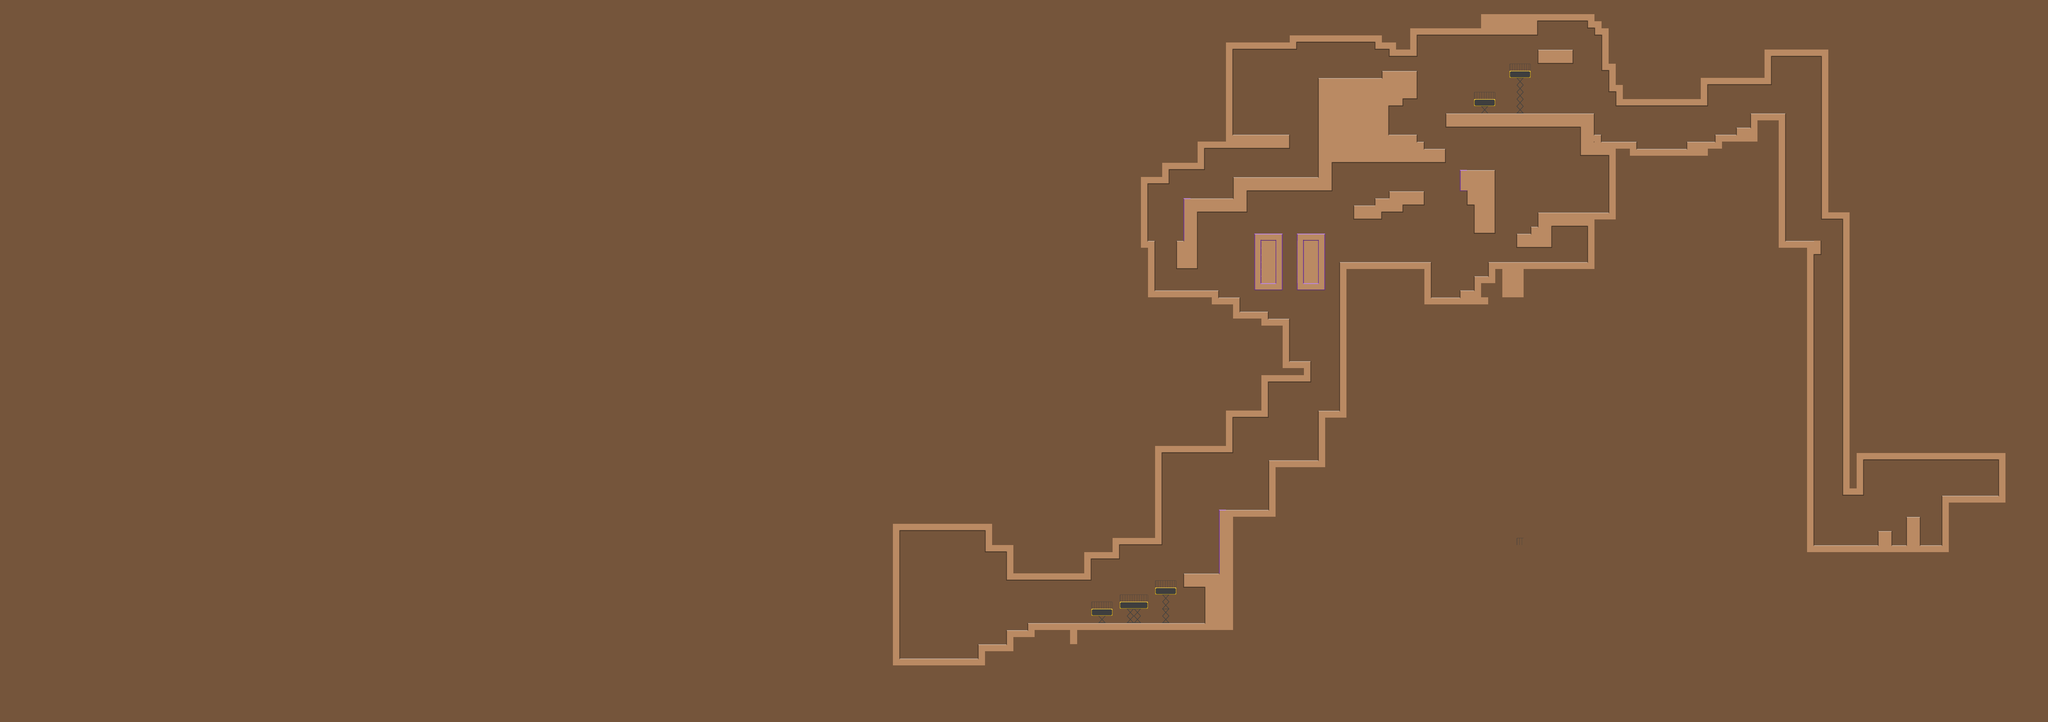

Rendered tile map (Tiled .tmx) drawn with the repository's tilesets; below, a short description and the map source with its tile grids summarised:
An orthogonal 289x102 tile map with 32x32 px tiles, 4 tile layers (fond, deco, sol, grimpette) and 3096 objects.

<map version="1.9" tiledversion="1.9.2" orientation="orthogonal" renderorder="right-down" width="289" height="102" tilewidth="32" tileheight="32" infinite="0" nextlayerid="13" nextobjectid="5616">
 <editorsettings>
  <export target="assets/Studio.json" format="json" />
 </editorsettings>
 <tileset firstgid="1" source="assets/Placedoki.tsx" />
 <layer id="6" name="fond" width="289" height="102">
  <data>[29478 cells, 29478 non-empty, 1 distinct tile ids]</data>
 </layer>
 <layer id="5" name="deco" width="289" height="102">
  <data>[29478 cells, 36 non-empty, 6 distinct tile ids]</data>
 </layer>
 <layer id="1" name="sol" width="289" height="102">
  <data>[29478 cells, 1248 non-empty, 28 distinct tile ids]</data>
 </layer>
 <layer id="4" name="grimpette" width="289" height="102">
  <data>[29478 cells, 53 non-empty, 12 distinct tile ids]</data>
 </layer>
 <objectgroup id="11" name="safespot">
  <object id="1295" gid="127" x="6624" y="768" width="32" height="32" />
  <object id="1296" gid="127" x="6656" y="736" width="32" height="32" />
  <object id="1297" gid="127" x="6688" y="704" width="32" height="32" />
  <object id="1298" gid="127" x="6720" y="672" width="32" height="32" />
  <object id="1299" gid="127" x="6752" y="640" width="32" height="32" />
  <object id="1300" gid="127" x="6784" y="608" width="32" height="32" />
  <object id="1301" gid="127" x="6752" y="608" width="32" height="32" />
  <object id="1302" gid="127" x="6720" y="608" width="32" height="32" />
  <object id="1303" gid="127" x="6592" y="768" width="32" height="32" />
  <object id="1304" gid="127" x="6592" y="736" width="32" height="32" />
  <object id="1305" gid="127" x="6592" y="704" width="32" height="32" />
  <object id="1306" gid="127" x="6592" y="672" width="32" height="32" />
  <object id="1307" gid="127" x="6592" y="640" width="32" height="32" />
  <object id="1309" gid="127" x="6592" y="608" width="32" height="32" />
  <object id="1311" gid="127" x="6624" y="608" width="32" height="32" />
  <object id="1312" gid="127" x="6656" y="608" width="32" height="32" />
  <object id="1313" gid="127" x="6688" y="608" width="32" height="32" />
  <object id="1314" gid="127" x="6720" y="640" width="32" height="32" />
  <object id="1315" gid="127" x="6688" y="640" width="32" height="32" />
  <object id="1316" gid="127" x="6624" y="640" width="32" height="32" />
  <object id="1317" gid="127" x="6656" y="640" width="32" height="32" />
  <object id="1318" gid="127" x="6624" y="672" width="32" height="32" />
  <object id="1319" gid="127" x="6656" y="672" width="32" height="32" />
  <object id="1320" gid="127" x="6688" y="672" width="32" height="32" />
  <object id="1321" gid="127" x="6656" y="704" width="32" height="32" />
  <object id="1322" gid="127" x="6624" y="704" width="32" height="32" />
  <object id="1323" gid="127" x="6624" y="736" width="32" height="32" />
  <object id="1324" gid="127" x="6752" y="960" width="32" height="32" />
  <object id="1332" gid="127" x="6976" y="1184" width="32" height="32" />
  <object id="1333" gid="127" x="7008" y="1184" width="32" height="32" />
  <object id="1334" gid="127" x="7040" y="1184" width="32" height="32" />
  <object id="1335" gid="127" x="7072" y="1184" width="32" height="32" />
  <object id="1336" gid="127" x="7104" y="1184" width="32" height="32" />
  <object id="1337" gid="127" x="7136" y="1184" width="32" height="32" />
  <object id="1338" gid="127" x="7136" y="1152" width="32" height="32" />
  <object id="1339" gid="127" x="7104" y="1152" width="32" height="32" />
  <object id="1340" gid="127" x="7104" y="1120" width="32" height="32" />
  <object id="1341" gid="127" x="7136" y="1120" width="32" height="32" />
  <object id="1342" gid="127" x="7136" y="1088" width="32" height="32" />
  <object id="1343" gid="127" x="7104" y="1088" width="32" height="32" />
  <object id="1344" gid="127" x="7104" y="1056" width="32" height="32" />
  <object id="1345" gid="127" x="7136" y="1056" width="32" height="32" />
  <object id="1346" gid="127" x="7072" y="1056" width="32" height="32" />
  <object id="1347" gid="127" x="7040" y="1056" width="32" height="32" />
  <object id="1348" gid="127" x="7008" y="1056" width="32" height="32" />
  <object id="1349" gid="127" x="7008" y="1088" width="32" height="32" />
  <object id="1351" gid="127" x="7040" y="1088" width="32" height="32" />
  <object id="1352" gid="127" x="7072" y="1088" width="32" height="32" />
  <object id="1353" gid="127" x="7072" y="1120" width="32" height="32" />
  <object id="1354" gid="127" x="7040" y="1120" width="32" height="32" />
  <object id="1355" gid="127" x="7008" y="1120" width="32" height="32" />
  <object id="1356" gid="127" x="7008" y="1152" width="32" height="32" />
  <object id="1357" gid="127" x="7040" y="1152" width="32" height="32" />
  <object id="1358" gid="127" x="7072" y="1152" width="32" height="32" />
  <object id="1359" gid="127" x="6976" y="1152" width="32" height="32" />
  <object id="1360" gid="127" x="6944" y="1152" width="32" height="32" />
  <object id="1367" gid="127" x="6752" y="1120" width="32" height="32" />
  <object id="1368" gid="127" x="6720" y="1088" width="32" height="32" />
  <object id="1369" gid="127" x="6752" y="1088" width="32" height="32" />
  <object id="1371" gid="127" x="6752" y="992" width="32" height="32" />
  <object id="1372" gid="127" x="6752" y="1024" width="32" height="32" />
  <object id="1373" gid="127" x="6752" y="1056" width="32" height="32" />
  <object id="1374" gid="127" x="6784" y="1056" width="32" height="32" />
  <object id="1375" gid="127" x="6784" y="1088" width="32" height="32" />
  <object id="1376" gid="127" x="6784" y="1120" width="32" height="32" />
  <object id="1377" gid="127" x="6816" y="1120" width="32" height="32" />
  <object id="1379" gid="127" x="6816" y="1088" width="32" height="32" />
  <object id="1380" gid="127" x="6816" y="1056" width="32" height="32" />
  <object id="1381" gid="127" x="6848" y="1056" width="32" height="32" />
  <object id="1382" gid="127" x="6816" y="1024" width="32" height="32" />
  <object id="1383" gid="127" x="6784" y="1024" width="32" height="32" />
  <object id="1384" gid="127" x="6784" y="992" width="32" height="32" />
  <object id="1409" gid="127" x="4672" y="2816" width="32" height="32" />
  <object id="1410" gid="127" x="4672" y="2784" width="32" height="32" />
  <object id="1411" gid="127" x="4672" y="2752" width="32" height="32" />
  <object id="1412" gid="127" x="4672" y="2720" width="32" height="32" />
  <object id="1413" gid="127" x="4672" y="2688" width="32" height="32" />
  <object id="1414" gid="127" x="4672" y="2656" width="32" height="32" />
  <object id="1415" gid="127" x="4640" y="2656" width="32" height="32" />
  <object id="1416" gid="127" x="4640" y="2688" width="32" height="32" />
  <object id="1417" gid="127" x="4640" y="2720" width="32" height="32" />
  <object id="1418" gid="127" x="4640" y="2752" width="32" height="32" />
  <object id="1419" gid="127" x="4640" y="2784" width="32" height="32" />
  <object id="1420" gid="127" x="4640" y="2816" width="32" height="32" />
  </objectgroup>
 <objectgroup id="7" name="popcornss">
  <!-- 2487 objects omitted --></objectgroup>
 <objectgroup id="8" name="obscurite">
  <!-- 2368 objects omitted --></objectgroup>
 <objectgroup id="9" name="projecteurs">
  <!-- 981 objects omitted --></objectgroup>
 <objectgroup id="12" name="shine">
  <!-- 980 objects omitted --></objectgroup>
 <objectgroup id="10" name="projecteurshorizon">
  <!-- 4 objects omitted --></objectgroup>
</map>
<!-- 3012 of 3096 objects omitted -->
